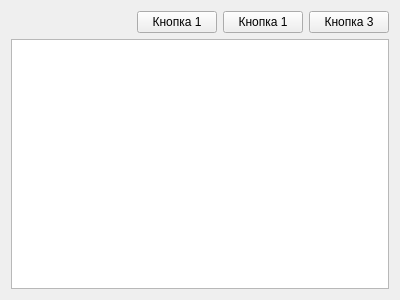
<?xml version="1.0" encoding="UTF-8"?>
<ui version="4.0">
 <class>baseTab_widget</class>
 <widget class="QWidget" name="baseTab_widget">
  <property name="geometry">
   <rect>
    <x>0</x>
    <y>0</y>
    <width>400</width>
    <height>300</height>
   </rect>
  </property>
  <property name="windowTitle">
   <string>Form</string>
  </property>
  <layout class="QVBoxLayout" name="verticalLayout">
   <item>
    <layout class="QHBoxLayout" name="baseTopButtons_hLayout">
     <item>
      <spacer name="base_leftSpacer">
       <property name="orientation">
        <enum>Qt::Orientation::Horizontal</enum>
       </property>
       <property name="sizeHint" stdset="0">
        <size>
         <width>40</width>
         <height>20</height>
        </size>
       </property>
      </spacer>
     </item>
     <item>
      <widget class="QPushButton" name="addBase_button">
       <property name="text">
        <string>Кнопка 1</string>
       </property>
      </widget>
     </item>
     <item>
      <widget class="QPushButton" name="editBase_button">
       <property name="text">
        <string>Кнопка 1</string>
       </property>
      </widget>
     </item>
     <item>
      <widget class="QPushButton" name="deleteBase_button">
       <property name="text">
        <string>Кнопка 3</string>
       </property>
      </widget>
     </item>
    </layout>
   </item>
   <item>
    <widget class="QTableWidget" name="base_table"/>
   </item>
  </layout>
 </widget>
 <resources/>
 <connections/>
</ui>
